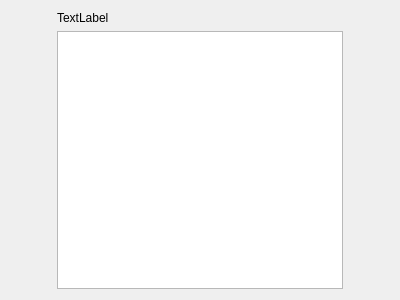
<?xml version="1.0" encoding="UTF-8"?>
<ui version="4.0">
 <class>ChatMessageItemForm</class>
 <widget class="QWidget" name="ChatMessageItemForm">
  <property name="geometry">
   <rect>
    <x>0</x>
    <y>0</y>
    <width>400</width>
    <height>300</height>
   </rect>
  </property>
  <property name="windowTitle">
   <string>Form</string>
  </property>
  <layout class="QGridLayout" name="gridLayout">
   <item row="0" column="1">
    <layout class="QHBoxLayout" name="horizontalLayout" stretch="0,1,0">
     <property name="rightMargin">
      <number>0</number>
     </property>
     <item>
      <layout class="QVBoxLayout" name="verticalLayout">
       <item>
        <widget class="QLabel" name="label_user_avatar">
         <property name="minimumSize">
          <size>
           <width>40</width>
           <height>40</height>
          </size>
         </property>
         <property name="maximumSize">
          <size>
           <width>40</width>
           <height>40</height>
          </size>
         </property>
         <property name="text">
          <string/>
         </property>
         <property name="pixmap">
          <pixmap resource="resource.qrc">:/image/cat.jpg</pixmap>
         </property>
         <property name="scaledContents">
          <bool>true</bool>
         </property>
        </widget>
       </item>
       <item>
        <spacer name="verticalSpacer">
         <property name="orientation">
          <enum>Qt::Vertical</enum>
         </property>
         <property name="sizeHint" stdset="0">
          <size>
           <width>0</width>
           <height>0</height>
          </size>
         </property>
        </spacer>
       </item>
      </layout>
     </item>
     <item>
      <layout class="QVBoxLayout" name="verticalLayout_2">
       <item>
        <widget class="QLabel" name="label_name">
         <property name="text">
          <string>TextLabel</string>
         </property>
        </widget>
       </item>
       <item>
        <layout class="QHBoxLayout" name="horizontalLayout_message" stretch="0">
         <item>
          <widget class="QTextEdit" name="text_message"/>
         </item>
        </layout>
       </item>
      </layout>
     </item>
     <item>
      <layout class="QVBoxLayout" name="verticalLayout_4">
       <item>
        <widget class="QLabel" name="label_self_avatar">
         <property name="minimumSize">
          <size>
           <width>40</width>
           <height>40</height>
          </size>
         </property>
         <property name="maximumSize">
          <size>
           <width>40</width>
           <height>40</height>
          </size>
         </property>
         <property name="text">
          <string/>
         </property>
         <property name="pixmap">
          <pixmap resource="resource.qrc">:/image/cat.jpg</pixmap>
         </property>
         <property name="scaledContents">
          <bool>true</bool>
         </property>
        </widget>
       </item>
       <item>
        <spacer name="verticalSpacer_2">
         <property name="orientation">
          <enum>Qt::Vertical</enum>
         </property>
         <property name="sizeHint" stdset="0">
          <size>
           <width>0</width>
           <height>0</height>
          </size>
         </property>
        </spacer>
       </item>
      </layout>
     </item>
    </layout>
   </item>
  </layout>
 </widget>
 <resources>
  <include location="resource.qrc"/>
 </resources>
 <connections/>
</ui>
